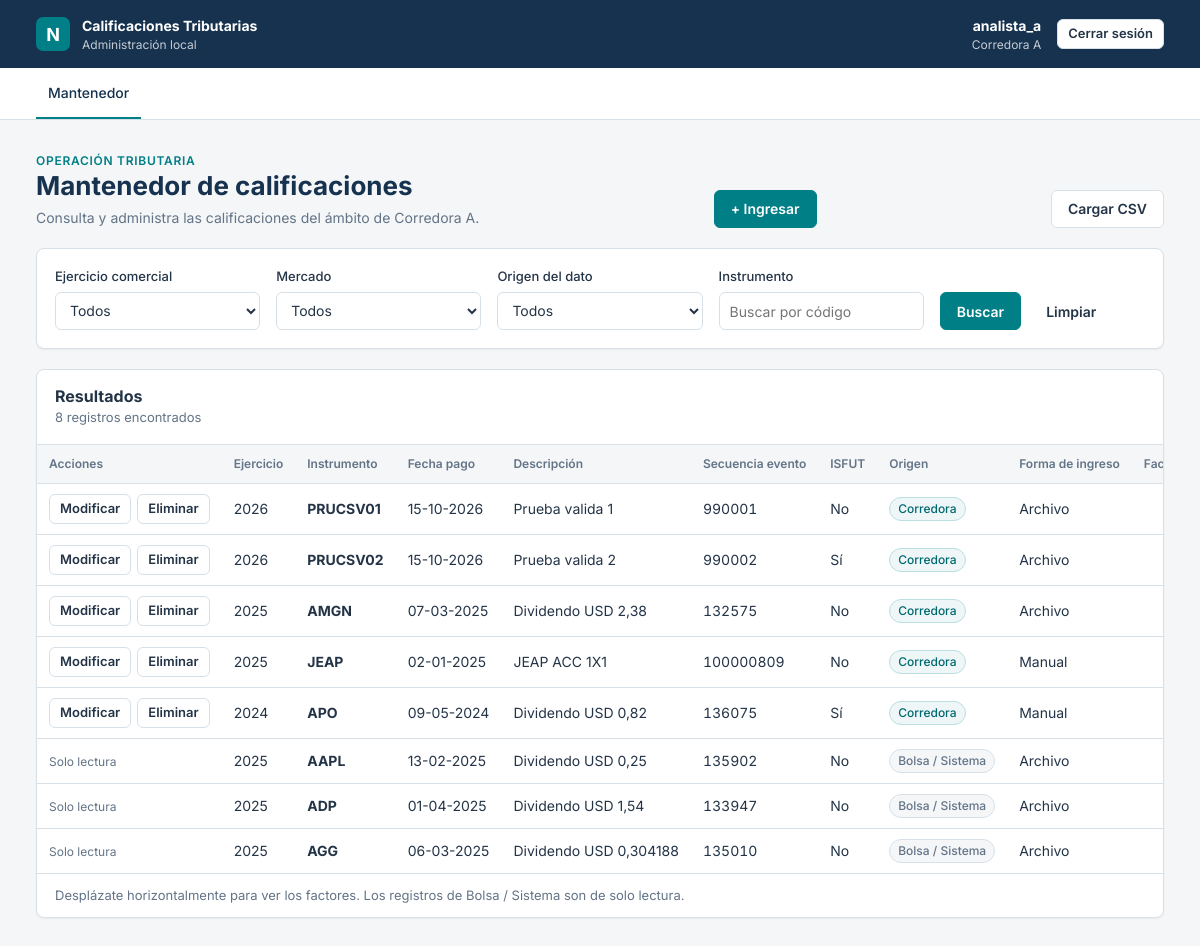
/ (signed in), run on the app's committed database.
### cuentas/models.py (models this page shows, shortened)
class Usuario(AbstractUser):
    corredora = models.ForeignKey(
        Corredora,
        on_delete=models.PROTECT,
        null=True,
        blank=True,
        related_name='usuarios',
    )

class Corredora(models.Model):
    rut = models.CharField(max_length=12, unique=True)
    nombre = models.CharField(max_length=150)
    class Meta:
        ordering = ['nombre']

### calificaciones/models.py (models this page shows, shortened)
class DatosCalificacion(models.Model):
    instrumento = models.ForeignKey(Instrumento, on_delete=models.PROTECT)
    ejercicio = models.PositiveSmallIntegerField()
    fecha_pago = models.DateField()
    secuencia_evento = models.PositiveBigIntegerField()
    numero_dividendo = models.PositiveIntegerField(default=0)
    descripcion = models.CharField(max_length=200)
    valor_historico = models.DecimalField(max_digits=18, decimal_places=8, default=0)
    factor_actualizacion = models.DecimalField(max_digits=12, decimal_places=8, default=0)
    isfut = models.BooleanField('ISFUT', default=False)
    class Meta:
        abstract = True
        ordering = ['-ejercicio', 'instrumento__codigo', 'secuencia_evento']

class CalificacionLocal(DatosCalificacion):
    class FormaIngreso(models.TextChoices):
        MANUAL = 'MANUAL', 'Manual'
        ARCHIVO = 'ARCHIVO', 'Archivo'
    corredora = models.ForeignKey(Corredora, on_delete=models.PROTECT, related_name='calificaciones')
    base = models.ForeignKey(
        CalificacionBase,
        on_delete=models.PROTECT,
        null=True,
        blank=True,
        related_name='locales',
        help_text='Calificación de Bolsa que reemplaza, si existe.',
    )
    forma_ingreso = models.CharField(max_length=7, choices=FormaIngreso.choices, default=FormaIngreso.MANUAL)
    activa = models.BooleanField(default=True)
    creada = models.DateTimeField(auto_now_add=True)
    modificada = models.DateTimeField(auto_now=True)
    class Meta(DatosCalificacion.Meta):
        verbose_name = 'calificación local'
        verbose_name_plural = 'calificaciones locales'
        permissions = [('carga_masiva', 'Puede ejecutar la carga masiva por CSV')]

class Instrumento(models.Model):
    codigo = models.CharField(max_length=30)
    mercado = models.CharField(max_length=3, choices=Mercado.choices)
    inscrito = models.BooleanField(default=True)
    class Meta:
        ordering = ['codigo']
        constraints = [
            models.UniqueConstraint(fields=['codigo', 'mercado'], name='instrumento_unico_por_mercado'),
        ]

class CalificacionBase(DatosCalificacion):
    class Meta(DatosCalificacion.Meta):
        verbose_name = 'calificación de Bolsa'
        verbose_name_plural = 'calificaciones de Bolsa'

### calificaciones/views.py (the view, shortened to what this page needs)
# urls.py: path('', views.mantenedor, name='mantenedor'),
@login_required
@permission_required('calificaciones.view_calificacionlocal', raise_exception=True)
def mantenedor(request):
    corredora = corredora_actual(request)
    locales = CalificacionLocal.objects.filter(corredora=corredora, activa=True)
    bases = CalificacionBase.objects.exclude(pk__in=locales.filter(base__isnull=False).values('base'))
    ejercicios = sorted(
        set(locales.values_list('ejercicio', flat=True)) | set(bases.values_list('ejercicio', flat=True)),
        reverse=True,
    )
    filtro = FiltroForm(request.GET or None, ejercicios=ejercicios)
    origen = ''
    filas = []
    if origen != 'bolsa':
        filas += con_factores(locales.select_related('instrumento').prefetch_related('detalles'))
    if origen != 'corredora':
        filas += con_factores(bases.select_related('instrumento').prefetch_related('detalles'))
    return render(request, 'calificaciones/mantenedor.html', {
        'corredora': corredora,
        'filtro': filtro,
        'filas': filas,
        'conceptos': CONCEPTOS,
    })

### calificaciones/forms.py
class FiltroForm(forms.Form):
    ORIGENES = [('', 'Todos'), ('corredora', 'Corredora'), ('bolsa', 'Bolsa / Sistema')]
    ejercicio = forms.TypedChoiceField(label='Ejercicio comercial', coerce=int, required=False, empty_value=None)
    mercado = forms.ChoiceField(label='Mercado', choices=[('', 'Todos'), *Mercado.choices], required=False)
    origen = forms.ChoiceField(label='Origen del dato', choices=ORIGENES, required=False)
    instrumento = forms.CharField(
        label='Instrumento',
        max_length=30,
        required=False,
        widget=forms.TextInput(attrs={'placeholder': 'Buscar por código'}),
    )
    def __init__(self, *args, ejercicios=(), **kwargs):
        super().__init__(*args, **kwargs)
        self.fields['ejercicio'].choices = [('', 'Todos'), *((e, e) for e in ejercicios)]

### calificaciones/views.py (called while the page is built)
def con_factores(calificaciones):
    for calificacion in calificaciones:
        por_concepto = {detalle.concepto_id: detalle.factor for detalle in calificacion.detalles.all()}
        calificacion.factores = [por_concepto.get(numero, 0) for numero in CONCEPTOS]
        calificacion.es_local = isinstance(calificacion, CalificacionLocal)
    return list(calificaciones)

### cuentas/sesion.py (called while the page is built)
def corredora_actual(request):
    if not request.user.is_authenticated or request.user.corredora is None:
        raise PermissionDenied
    return request.user.corredora

### calificaciones/templates/calificaciones/mantenedor.html (shortened to what this page needs)
{% extends 'base.html' %}
{% block contenido %}
<div class="page-heading">
  <div>
    <p class="eyebrow">Operación tributaria</p>
    <h1>Mantenedor de calificaciones</h1>
    <p>Consulta y administra las calificaciones del ámbito de {{ corredora.nombre }}.</p>
  </div>
  {% if perms.calificaciones.add_calificacionlocal %}
    <a href="{% url 'calificaciones:ingresar' %}" class="button button--primary">+ Ingresar</a>
  {% endif %}
  {% if perms.calificaciones.carga_masiva %}
    <a href="{% url 'calificaciones:cargar_csv' %}" class="button">Cargar CSV</a>
  {% endif %}
</div>
<form method="get" class="panel filters" aria-label="Filtros de búsqueda">
  {% for campo in filtro %}
    <label class="field">
      <span>{{ campo.label }}</span>
      {{ campo }}
    </label>
  {% endfor %}
  <div class="filter-actions">
    <button type="submit" class="button button--primary">Buscar</button>
    <a href="{% url 'calificaciones:mantenedor' %}" class="button button--ghost">Limpiar</a>
  </div>
</form>
<section class="panel">
  <div class="table-toolbar">
    <div>
      <h2>Resultados</h2>
      <span>{{ filas|length }} registro{{ filas|length|pluralize }} encontrado{{ filas|length|pluralize }}</span>
    </div>
  </div>
  {% if filas %}
    <div class="table-scroll">
      <table>
        <thead>
          <tr>
            <th class="sticky-col">Acciones</th>
            <th>Ejercicio</th>
            <th>Instrumento</th>
            <th>Fecha pago</th>
            <th>Descripción</th>
            <th>Secuencia evento</th>
            <th>ISFUT</th>
            <th>Origen</th>
            <th>Forma de ingreso</th>
            <th>Factor actualización</th>
          </tr>
        </thead>
        <tbody>
          {% for fila in filas %}
            <tr>
              <td class="sticky-col">
                {% if fila.es_local and perms.calificaciones.change_calificacionlocal %}
                  <div class="row-actions">
                    <a href="{% url 'calificaciones:modificar' fila.pk %}" class="button button--small">Modificar</a>
                    <a href="{% url 'calificaciones:eliminar' fila.pk %}" class="button button--small">Eliminar</a>
                  </div>
                {% else %}
                  <span class="help">Solo lectura</span>
                {% endif %}
              </td>
              <td>{{ fila.ejercicio }}</td>
              <td><strong>{{ fila.instrumento.codigo }}</strong></td>
              <td>{{ fila.fecha_pago|date:"d-m-Y" }}</td>
              <td>{{ fila.descripcion }}</td>
              <td class="mono">{{ fila.secuencia_evento }}</td>
              <td>{{ fila.isfut|yesno:"Sí,No" }}</td>
              <td>
                {% if fila.es_local %}
                  <span class="badge badge--teal">Corredora</span>
                {% else %}
                  <span class="badge">Bolsa / Sistema</span>
                {% endif %}
              </td>
              <td>{% if fila.es_local %}{{ fila.get_forma_ingreso_display }}{% else %}Archivo{% endif %}</td>
              <td class="number">{{ fila.factor_actualizacion|floatformat:"-8" }}</td>
            </tr>
          {% endfor %}
        </tbody>
      </table>
    </div>
    <p class="table-footer">Desplázate horizontalmente para ver los factores. Los registros de Bolsa / Sistema son de solo lectura.</p>
  {% else %}
    <div class="empty-state">
      <h3>Sin coincidencias</h3>
      <p>No encontramos registros con los filtros aplicados.</p>
      <a href="{% url 'calificaciones:mantenedor' %}" class="button">Restablecer filtros</a>
    </div>
  {% endif %}
</section>
{% endblock %}

### templates/base.html (shortened to what this page needs)
{% load static %}<!doctype html>
<html lang="es">
<head>
  <link rel="stylesheet" href="{% static 'css/app.css' %}">
</head>
<body>
  <header class="app-header">
    <div class="brand">
      <div class="brand__mark">N</div>
      <div>
        <strong>Calificaciones Tributarias</strong>
        <span>Administración local</span>
      </div>
    </div>
    {% if user.is_authenticated %}
      <div class="user-menu">
        <div class="user">
          <strong>{{ user.get_full_name|default:user.get_username }}</strong>
          <span>{{ user.corredora.nombre|default:"Sin corredora" }}</span>
        </div>
        <form method="post" action="{% url 'cuentas:logout' %}">
          <button type="submit" class="button button--small button--on-dark">Cerrar sesión</button>
        </form>
      </div>
    {% endif %}
  </header>
  {% if user.is_authenticated %}
    <nav class="section-nav" aria-label="Navegación principal">
      <a href="{% url 'calificaciones:mantenedor' %}" class="active">Mantenedor</a>
    </nav>
  {% endif %}
  <main class="page">
    {% block contenido %}{% endblock %}
  </main>
</body>
</html>

### static/css/app.css (style rules this page uses)
:root { --navy: #16324f; --teal: #007f86; --teal-dark: #00696f; --bg: #f4f6f8; --text: #243447; --line: #d8e0e7; --muted: #637487; --surface: #ffffff; --error: #b42318; --error-bg: #fef3f2; --success: #067647; --success-bg: #ecfdf3; --warning: #93370d; --warning-bg: #fffaeb; --info-bg: #eef6f7; --radius: 8px; --shadow: 0 1px 2px rgb(16 24 40 / 5%); }
* { box-sizing: border-box; }
body { margin: 0; min-width: 320px; background: var(--bg); color: var(--text); font-family: 'Inter', Arial, sans-serif; font-size: 14px; line-height: 1.5; }
button, input, select { font: inherit; color: inherit; }
h1, h2, h3 { margin: 0; line-height: 1.25; }
p { margin: 0; }
.app-header { display: flex; align-items: center; justify-content: space-between; gap: 16px; min-height: 68px; padding: 0 36px; background: var(--navy); color: #fff; }
.brand { display: flex; align-items: center; gap: 12px; }
.brand__mark { width: 34px; height: 34px; border-radius: 7px; display: grid; place-items: center; background: var(--teal); font-size: 18px; font-weight: 700; }
.brand span, .user span { display: block; font-size: 12px; opacity: .75; }
.user { text-align: right; }
.user-menu { display: flex; align-items: center; gap: 16px; }
.button--on-dark { background: transparent; color: #fff; border-color: rgb(255 255 255 / 35%); }
.section-nav { display: flex; gap: 4px; padding: 0 36px; background: var(--surface); border-bottom: 1px solid var(--line); }
.section-nav a { padding: 14px 12px; color: var(--muted); text-decoration: none; font-weight: 500; border-bottom: 2px solid transparent; }
.section-nav a.active { color: var(--navy); border-bottom-color: var(--teal); }
.page { max-width: 1400px; margin: 0 auto; padding: 28px 36px 48px; }
.page-heading { display: flex; justify-content: space-between; align-items: flex-end; gap: 16px; margin-bottom: 20px; }
.page-heading h1 { font-size: 26px; color: var(--navy); }
.page-heading p { color: var(--muted); margin-top: 4px; }
.eyebrow { font-size: 12px; font-weight: 600; letter-spacing: .06em; text-transform: uppercase; color: var(--teal) !important; }
.panel { background: var(--surface); border: 1px solid var(--line); border-radius: var(--radius); box-shadow: var(--shadow); margin-bottom: 20px; }
.field { display: flex; flex-direction: column; gap: 6px; }
.field > span { font-size: 13px; font-weight: 500; }
.field input, .field select { height: 38px; padding: 0 10px; border: 1px solid var(--line); border-radius: 6px; background: #fff; }
.help { color: var(--muted); font-size: 12px; }
.filters { display: grid; grid-template-columns: repeat(auto-fit, minmax(170px, 1fr)); gap: 16px; align-items: end; padding: 18px; }
.filter-actions { display: flex; gap: 8px; }
.button { display: inline-flex; align-items: center; justify-content: center; gap: 6px; height: 38px; padding: 0 16px; border-radius: 6px; border: 1px solid var(--line); background: #fff; color: var(--text); font-weight: 600; text-decoration: none; cursor: pointer; }
.button--primary { background: var(--teal); border-color: var(--teal); color: #fff; }
.button--ghost { border-color: transparent; background: transparent; }
.button--small { height: 30px; padding: 0 10px; font-size: 13px; }
.table-toolbar { display: flex; justify-content: space-between; align-items: center; gap: 16px; padding: 16px 18px; }
.table-toolbar h2 { font-size: 16px; }
.table-toolbar span { color: var(--muted); font-size: 13px; }
.table-scroll { overflow-x: auto; border-top: 1px solid var(--line); }
table { width: 100%; border-collapse: collapse; }
th, td { padding: 10px 12px; text-align: left; white-space: nowrap; border-bottom: 1px solid var(--line); }
th { background: var(--bg); font-size: 12px; font-weight: 600; color: var(--muted); }
.number { text-align: right; font-variant-numeric: tabular-nums; }
.mono { font-variant-numeric: tabular-nums; }
.row-actions { display: flex; gap: 6px; }
.table-footer { padding: 12px 18px; color: var(--muted); font-size: 13px; }
.sticky-col { position: sticky; left: 0; background: var(--surface); z-index: 1; }
th.sticky-col { background: var(--bg); }
.badge { display: inline-block; padding: 2px 8px; border-radius: 999px; font-size: 12px; font-weight: 500; background: var(--bg); color: var(--muted); border: 1px solid var(--line); }
.badge--teal { background: var(--info-bg); color: var(--teal-dark); border-color: #b9dfe1; }

### data on the page
Usuario: get_full_name "analista_a", corredora.nombre "Corredora A"
Corredora: nombre "Corredora A"
CalificacionLocal: shows "Modificar", ejercicio "2026", instrumento.codigo "PRUCSV01", fecha_pago "15-10-2026", descripcion "Prueba valida 1", secuencia_evento "990001", isfut "No", shows "Corredora", forma_ingreso "Archivo"
CalificacionLocal: shows "Modificar", ejercicio "2026", instrumento.codigo "PRUCSV02", fecha_pago "15-10-2026", descripcion "Prueba valida 2", secuencia_evento "990002", isfut "Sí", shows "Corredora", forma_ingreso "Archivo"
CalificacionLocal: shows "Modificar", ejercicio "2025", instrumento.codigo "AMGN", fecha_pago "07-03-2025", descripcion "Dividendo USD 2,38", secuencia_evento "132575", isfut "No", shows "Corredora", forma_ingreso "Archivo"
CalificacionLocal: shows "Modificar", ejercicio "2025", instrumento.codigo "JEAP", fecha_pago "02-01-2025", descripcion "JEAP ACC 1X1", secuencia_evento "100000809", isfut "No", shows "Corredora", forma_ingreso "Manual"
CalificacionLocal: shows "Modificar", ejercicio "2024", instrumento.codigo "APO", fecha_pago "09-05-2024", descripcion "Dividendo USD 0,82", secuencia_evento "136075", isfut "Sí", shows "Corredora", forma_ingreso "Manual"
CalificacionBase: shows "Solo lectura", ejercicio "2025", instrumento.codigo "AAPL", fecha_pago "13-02-2025", descripcion "Dividendo USD 0,25", secuencia_evento "135902", isfut "No", shows "Bolsa / Sistema", shows "Archivo"
CalificacionBase: shows "Solo lectura", ejercicio "2025", instrumento.codigo "ADP", fecha_pago "01-04-2025", descripcion "Dividendo USD 1,54", secuencia_evento "133947", isfut "No", shows "Bolsa / Sistema", shows "Archivo"
CalificacionBase: shows "Solo lectura", ejercicio "2025", instrumento.codigo "AGG", fecha_pago "06-03-2025", descripcion "Dividendo USD 0,304188", secuencia_evento "135010", isfut "No", shows "Bolsa / Sistema", shows "Archivo"

### other printed values
{{ campo.label }} "Ejercicio comercial" "Mercado" "Origen del dato" "Instrumento"
{{ filas|length }} "8"
